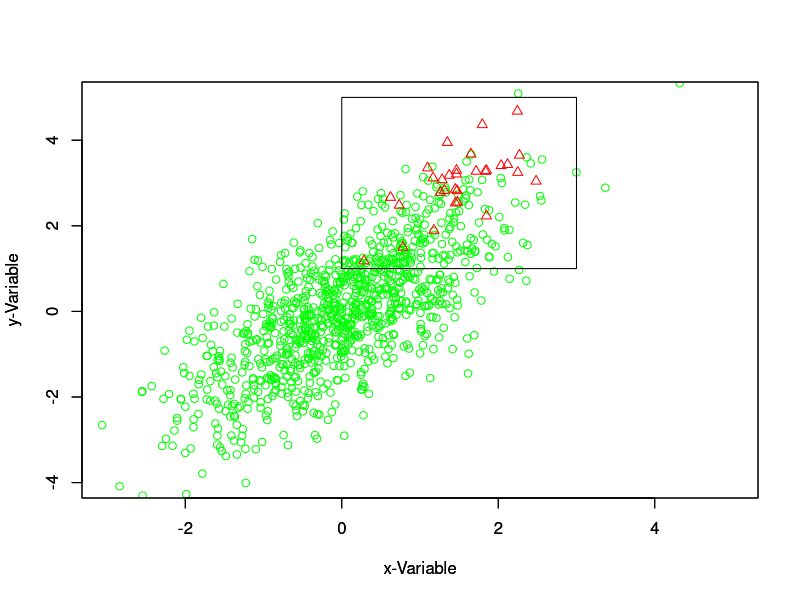
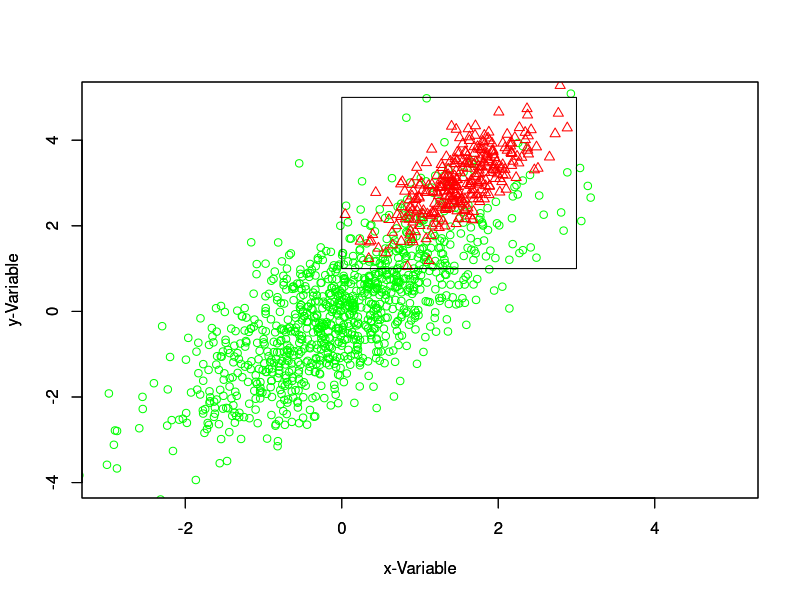

Write the R code that produced these figures, in order.



##### Smote-Technik verdeutlichen

# SMOTE-Technik verdeutlicht:
x<-rnorm(n=1000, mean=0, sd=1)
y<-x+rnorm(n=1000, mean=0, sd=1)

a<-rnorm(n=30, mean=1.5, sd=0.5)
b<-a+rnorm(n=30, mean=1.5, sd=0.5)

plot(x,y, pch=1, col="green", xlim=c(-3, 5), ylim=c(-4,5), xlab="x-Variable", ylab="y-Variable")
par(new=TRUE)
plot(a,b, pch=2, col="red", xlim=c(-3, 5), ylim=c(-4,5), xlab="x-Variable", ylab="y-Variable")
par(new=TRUE)
rect(0, 1, 3,5)

x<-rnorm(n=1000, mean=0, sd=1)
y<-x+rnorm(n=1000, mean=0, sd=1)

a<-rnorm(n=300, mean=1.5, sd=0.5)
b<-a+rnorm(n=300, mean=1.5, sd=0.5)

plot(x,y, pch=1, col="green", xlim=c(-3, 5), ylim=c(-4,5), xlab="x-Variable", ylab="y-Variable")
par(new=TRUE)
plot(a,b, pch=2, col="red", xlim=c(-3, 5), ylim=c(-4,5), xlab="x-Variable", ylab="y-Variable")
par(new=TRUE)
rect(0, 1, 3,5)
